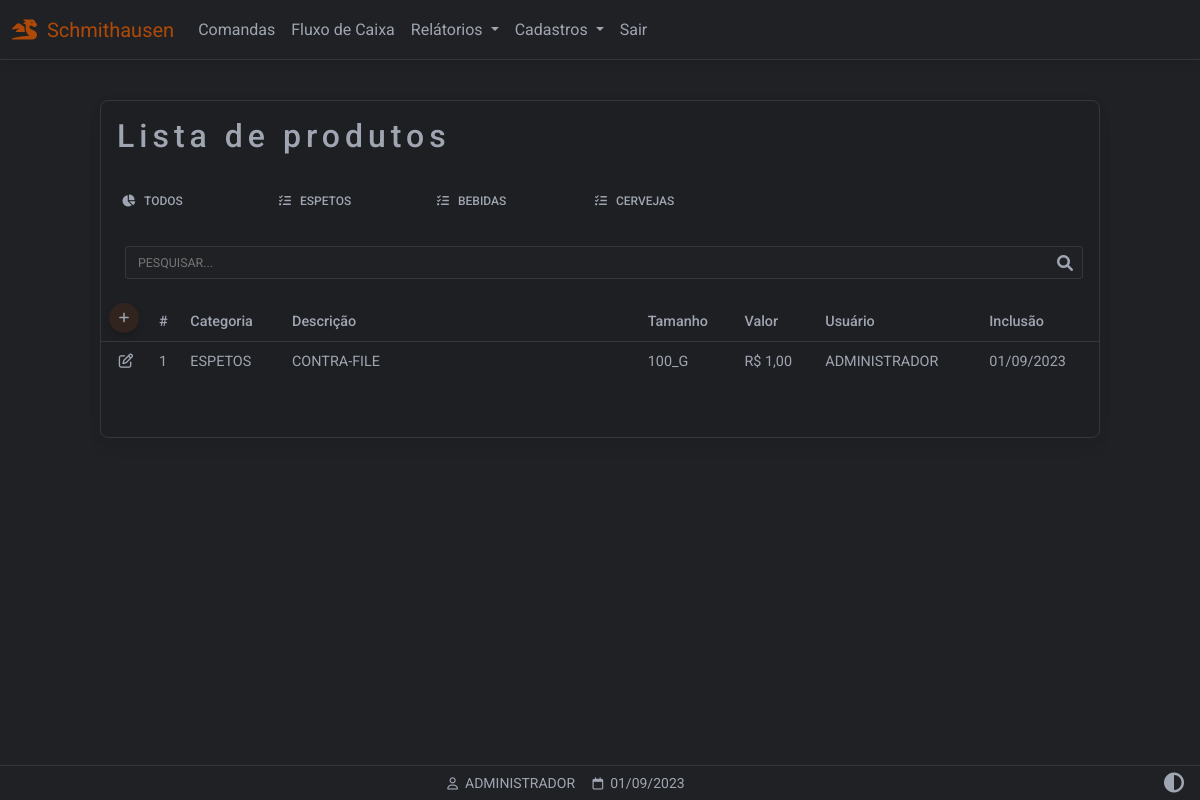
Page /produtos (signed in) on the committed database.
### website/models.py (models this page shows)
class Categoria(db.Model):
    id = db.Column(db.Integer, primary_key=True)
    nome = db.Column(db.String(150))
    categoria = db.relationship('Tamanho',backref='tamanhos')

class Produto(db.Model):
    id = db.Column(db.Integer, primary_key=True)
    descricao = db.Column(db.String(150))
    valor = db.Column(db.Float)
    data_criacao = db.Column(db.DateTime(timezone=True), default=func.now())
    user_id = db.Column(db.Integer, db.ForeignKey('user.id'))
    cat_id = db.Column(db.Integer, db.ForeignKey('categoria.id'))
    tam_id = db.Column(db.Integer, db.ForeignKey('tamanho.id'))
    usuario = db.relationship('User',backref='usuarios')
    categoria = db.relationship('Categoria',backref='categorias')
    tamanho = db.relationship('Tamanho',backref='tamanho')

class Tamanho(db.Model):
    id = db.Column(db.Integer, primary_key=True)
    nome = db.Column(db.String(150))
    cat_id = db.Column(db.Integer, db.ForeignKey('categoria.id'))

class User(db.Model, UserMixin):
    id = db.Column(db.Integer, primary_key=True)
    email = db.Column(db.String(150), unique=True)
    password = db.Column(db.String(150))
    first_name = db.Column(db.String(150))
    user = db.relationship('Produto',backref='produto')

### website/views.py (the view)
@views.route('/produtos', methods=['GET','POST'])
@login_required
def produtos():
    produtos = Produto.query.all()
    tamanhos = Tamanho.query.all()
    categorias = Categoria.query.all()
    return render_template("produtos_listar.html",
        user=current_user,
        data=data,
        produtos=produtos,
        tamanhos=tamanhos,
        categorias=categorias)

### website/__init__.py (called while the page is built)
def create_app():
    app = Flask(__name__)
    app.config['SECRET_KEY'] = 'hjshjhdjah kjshkjdhjs'
    app.config['SQLALCHEMY_DATABASE_URI'] = f'sqlite:///{DB_NAME}'
    app.config["TEMPLATES_AUTO_RELOAD"] = True
    db.init_app(app)
    from .views import views
    from .auth import auth
    app.register_blueprint(views, url_prefix='/')
    app.register_blueprint(auth, url_prefix='/')
    from .models import User, Cliente, Produto
    with app.app_context():
        db.create_all()
    login_manager = LoginManager()
    login_manager.login_view = 'auth.login'
    login_manager.login_message = u"FAVOR EFETUAR LOGIN!"
    login_manager.init_app(app)
    @login_manager.user_loader
    def load_user(id):
        return User.query.get(int(id))
    return app

### website/templates/produtos_listar.html (shortened to what this page needs)
{% extends "base.html" %}
{% block content %}
<div class="container-fluid" style="min-height:100dvh;padding-top:100px">
  <div class="table-responsive w-100 card myTheme-900 larg-max m-auto" style="padding-bottom: 40px">
   <table class="table table-borderless table-sm myTheme-900 ">
    <thead>
      <tr>
        <h2 class="p-3 ">Lista de produtos</h2>
      </tr>
      <tr>
        <div class="form-control-sm">
          <ul class="nav nav-tabs mb-3 myTheme-900">
            <li class="p-1 nav-item myTheme-900">
              <a class="nav-link p-2"
              data-id="0"
              role="button"
              href="/filtro_produtos/0">
              <i class="fas fa-chart-pie fa-fw me-2 me-2"></i>TODOS</a>
            </li>
            {% for cat in categorias %}
            <li class="p-1 nav-item myTheme-900">
              <a class="nav-link  p-2"
              data-id="{{ cat.id }}"
              role="button"
              href="/filtro_produtos/{{ cat.id }}">
              <i class="fa-solid fa-list-check"></i>&nbsp;&nbsp;&nbsp;{{ cat.nome }}</a>
            </li>
            {% endfor %}
          </ul>
        </div>
      </tr>
      <tr>
        <div class="p-3 pt-0">
          <div class="form-outline mt-2 ps-2" style="margin-bottom: 0!important;padding-bottom: 0!important;">
            <input type="text" style="text-transform:uppercase" id="inputPesquisarProduto"
            class="myInputs form-control-sm" placeholder="Pesquisar..."
            onkeyup='pesquisarTabelaProdutos()'
            >
          </div>
        </div>
      </tr>
      <tr>
        <th class="text-nowrap" scope="col">
          <a href="/produtos_cadastrar" class="p-2 btn btn-floating btn-add">
            <i class="fa-solid fa-plus"></i>
          </a>
        </th>
        <th class="text-nowrap" scope="col">#</th>
        <th class="text-nowrap" scope="col">Categoria</th>
        <th class="text-nowrap" scope="col" style="min-width: 280px;">Descrição</th>
        <th class="text-nowrap" scope="col">Tamanho</th>
        <th class="text-nowrap" scope="col">Valor</th>
        <th class="text-nowrap" scope="col">Usuário</th>
        <th class="text-nowrap" scope="col">Inclusão</th>
      </tr>
    </thead>
    <tbody id="tb-produtos">
      {% for i in produtos %}
      <tr>
        <td class="text-center" style="width: 50px">
          <a role="button" class=""
          href="/produtos_atualizar/{{ i.id }}/{{ i.categoria.id }}/{{ i.tamanho.id }}">
          <i class="fa-regular fa-pen-to-square"></i>
        </a>
      </td>
      <td class="text-nowrap" scope="row"> {{ i.id }} </td>
      <td class="text-nowrap" scope="row" style="min-width:80px"> {{ i.categoria.nome }}</td>
      <td class="text-nowrap" scope="row"> {{ i.descricao }} </td>
      <td class="text-nowrap" scope="row"> {{ i.tamanho.nome }} </td>
      <td class="text-nowrap" scope="row"> {{ "R$ {:,.2f}".format( i.valor ) | replace(".",",") }} </td>
      <td class="text-nowrap" scope="row"> {{ i.produto.first_name.split()[0] }} </td>
      <td class="text-nowrap" scope="row"> {{ i.data_criacao.strftime('%d/%m/%Y') }} </td>
    </tr>
    {% endfor %}
  </tbody>
</table>
</div>
</div>
{% endblock %}
{% block titlefooter %}
<span>
  &nbsp;{{ user.first_name.split()[0] | upper }}
  <span>
    &nbsp;{{ data.strftime('%d/%m/%Y') }}
  </span>
  {% endblock %}

### website/static/css/base.css (style rules this page uses)
:root { --custom-color: 211, 84, 0; --color-primary: 59, 113, 202; --color-secondary: 159,166,178; --color-success: 20,164,77; --color-danger: 220, 76, 76; --color-warning: 228,161,27; --color-info: 84,180,211; --color-ligth: 251,251,251; --color-theme-500: 32, 33, 36; --color-theme-900: 30, 31, 34; --cor-fonte: 159,166,178; --cor-da-borda: 53, 56, 59; }
.larg-max { max-width: 1000px!important; }
h2 { letter-spacing: 5px; }
.myTheme-900 { background-color: rgb(var(--color-theme-900))!important; color: rgb(var(--cor-fonte))!important; }
.myTheme-500 { background-color: rgb(var(--color-theme-500))!important; color: rgb(var(--cor-fonte))!important; }
.my-footer span { color: rgb(var(--cor-fonte)); }
.nav-tabs .nav-link { width: 150px; background-color: rgb(var(--color-theme-900)); color: rgb(var(--cor-fonte)); border-bottom: none; }
.table-responsive { border: 1px solid rgb(var(--cor-da-borda))!important; color: rgb(var(--cor-fonte))!important; margin-bottom: 80px!important; }
.table-responsive thead th { border-bottom: 1px solid rgb(var(--cor-da-borda))!important; }
.btn-add { background-color: rgba(var(--custom-color),0.1); border-radius: 50%; width: 30px; height: 30px; color: rgb(var(--cor-fonte)); display: flex; align-items: center; justify-content: center; }
.fa-pen-to-square, .fa-trash-can { color: rgb(var(--cor-fonte))!important; }
.form-outline { margin-bottom: 30px!important; }
.myInputs { color: rgb(var(--cor-fonte))!important; border: 1px solid rgb(var(--cor-da-borda))!important; background-color: rgb(var(--color-theme-500)); width: 100%; padding: 0.35rem; padding-left: 0.75rem; border-radius: 3px; }

### rows in the picture
Categoria: nome "ESPETOS"
Categoria: nome "BEBIDAS"
Categoria: nome "CERVEJAS"
Produto: id "1", categoria.nome "ESPETOS", descricao "CONTRA-FILE", tamanho.nome "100_G", valor "R$ 1,00", produto.first_name "ADMINISTRADOR", data_criacao "01/09/2023"
User: first_name "ADMINISTRADOR"

### other values in the picture
{{ data.strftime('%d/%m/%Y') }} "01/09/2023"
